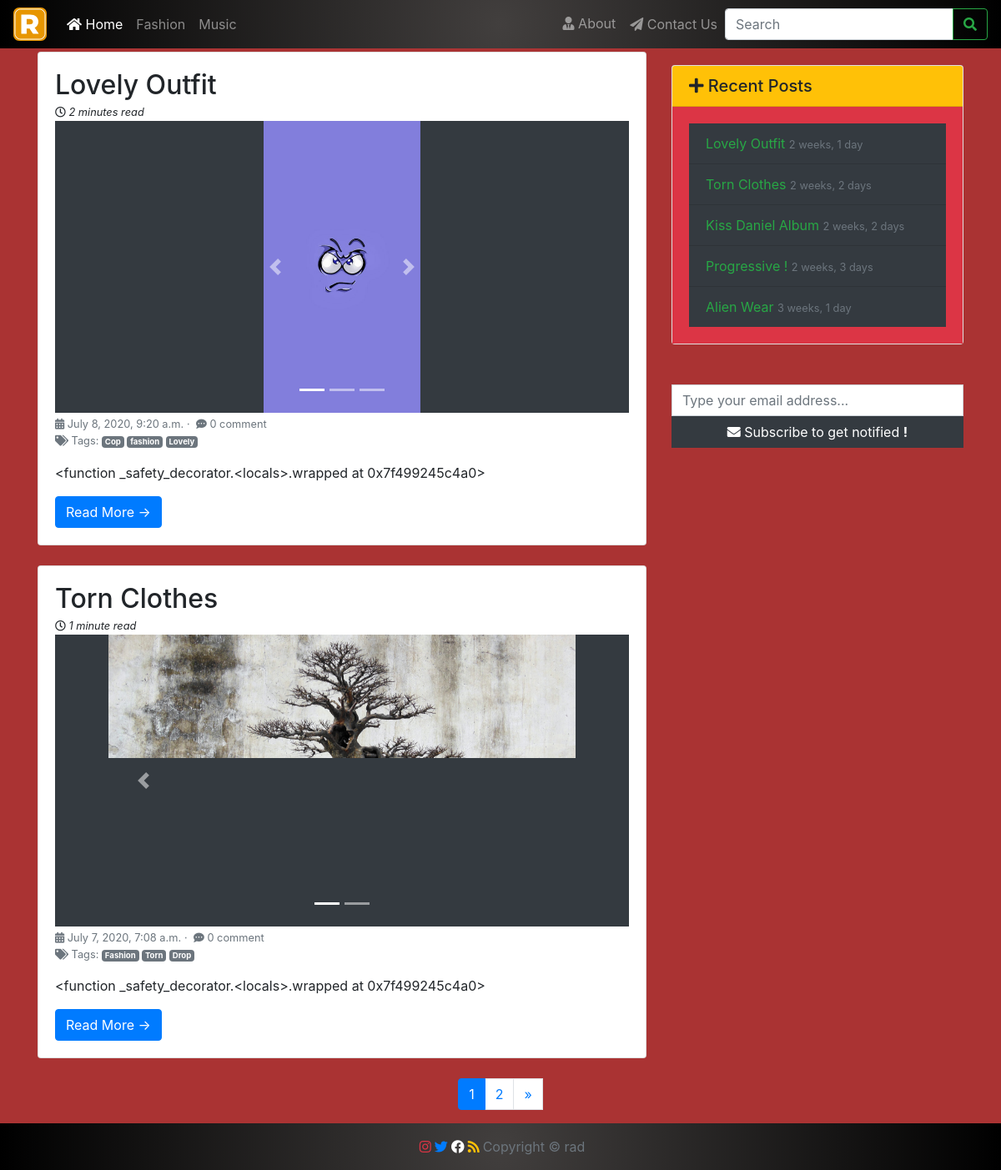
Screenshot of /blog/ with the database file from the repository.
### blog/models.py (models this page shows, shortened)
class Category(MPTTModel):
    name = models.CharField(max_length=25, db_index=True)
    slug = models.SlugField(max_length=50, db_index=True, editable=False, allow_unicode=True)
    parent = TreeForeignKey('self', null=True, blank=True, on_delete=models.CASCADE, related_name='children', db_index=True)
    position = models.PositiveSmallIntegerField(unique=True, db_index=True)
    class MPTTMeta:
        order_insertion_by = ['position']
    class Meta:
        unique_together = ('slug', 'parent',)
        verbose_name_plural = ("Categories")
        ordering = ('name',)
        verbose_name = 'Category'

class Post(models.Model):
    author = models.ForeignKey(User, default=1, on_delete=models.CASCADE, related_name='authorpost')
    category = TreeForeignKey(Category, related_name='postcategory', on_delete=models.CASCADE)
    title = models.CharField(max_length=200)
    body = models.TextField()
    read_time = models.PositiveSmallIntegerField(null=True, blank=True, editable=False,)
    draft = models.BooleanField(default=False)
    slug = models.SlugField(max_length=200, db_index=True, unique=True, editable=False, allow_unicode=True)
    publish_date = models.DateTimeField(auto_now=False, auto_now_add=False, null=True, blank=True)
    timestamp = models.DateTimeField(auto_now_add=True)
    updated = models.DateTimeField(auto_now=True)
    objects = PostManager()
    tags = TaggableManager()
    class Meta:
        ordering = ['-publish_date', '-updated', '-timestamp']
        index_together = (('id', 'slug'),)
    def get_markdown(self):
        return mark_safe(markdown(self.body))
    def get_absolute_url(self):
        return reverse('blog:post_detail', kwargs={"slug":self.slug,})

class Photo(models.Model):
    post = models.ForeignKey(Post, on_delete=models.CASCADE, related_name='photos')
    file = models.ImageField(upload_to=images_directory_path, unique=True, null=True, blank=True)
    timestamp = models.DateTimeField(auto_now_add=True)

### rad/views.py (the view, shortened to what this page needs)
# urls.py: path('blog/', HomeView.as_view(), name='index'),
class HomeView(ListView):
    model = Post
    template_name = "index.html"
    paginate_by = 2
    def get_queryset(self):
        qs = super().get_queryset()
        try:
            tag_slug = self.kwargs["tag"]
        except (KeyError, NameError):
            return qs.published()
        else:
            tag = get_object_or_404(Tag, slug=tag_slug)
            self.tagname = tag.name
            return qs.filter(tags__in=[tag]).published()
    def get_context_data(self, *args, **kwargs):
        context = super().get_context_data(**kwargs)
        try:
            context["title"] = 'Post tagged with "{}"'.format(self.tagname)
        except:
            context["title"] = None
        return context

### rad/forms.py
class EmailPostForm(forms.Form):
    name = forms.CharField(max_length=25, required=True,
        label='<i class="fas fa-user"></i> Name:'
    )
    email = forms.EmailField(required=True,
        label='<i class="fas fa-envelope-square"></i> E-mail:'
    )
    comments = forms.CharField(required=True, widget=forms.Textarea,
        label='<i class="fas fa-comment"></i> Comment:'
    )

### blog/forms.py
class SubscribeForm(forms.Form):
    subscribe_email = forms.EmailField( widget=forms.TextInput(attrs={
        "type":"email",
        "name":"email",
        "id":"email",
        "placeholder": "Type your email address...",
        "class": "rounded-0",
    }), label="")
    class Meta:
        model = Subscriber

### blog/models.py (called while the page is built)
    def published(self):
        now = timezone.now()
        return self.filter(draft=False, publish_date__lte=now)

    def get_queryset(self):
        return PostQuerySet(self.model, using=self._db)

    def published(self):
        return self.get_queryset().published()

### templatetags/extras.py (called while the page is built)
@register.filter
def times(number):
    return range(number)

@register.inclusion_tag('tags/_category_list.html', takes_context=True)
def category_list(context):
    categories = Category.objects.filter(parent=None).order_by('position')
    request = context['request']
    return {'categories': categories, 'request': request}

@register.inclusion_tag('tags/_contact_us.html')
def contact_us():
    return {'form': EmailPostForm()}

@register.inclusion_tag('tags/_side_bar.html')
def side_bar():
    posts = Post.objects.published()[:5]
    return {'posts': posts}

@register.inclusion_tag('tags/_subscriber.html')
def subscribe():
    return {'form': SubscribeForm()}

@register.inclusion_tag('tags/_carousel.html')
def carousel(id):
    post = Post.objects.get(id=id)
    return{'post': post}

### templates/index.html (shortened to what this page needs)
{% extends 'base.html' %}
{% load comments %}
{% load markdown_deux_tags %}
{% load extras %}
{% block content %}
  <div class="container">
    <div class="row">
      <div class="col-lg-8 col-md-7">
        {% for post in post_list %}
        <div class="card mb-4">
          <div class="card-body">
            <h2 class="card-title mb-0">{{ post.title }}</h2>
            <small><em><i class="far fa-clock"></i>{% if post.read_time <= 1 %} 1 minute {% else %} {{ post.read_time }} minutes {% endif %}read </em></small>
            {% if post.photos %}
            <div class='d-flex justify-content-center align-items-center carousel-wrapper w-100 bg-dark'>
              {% if post.photos.count == 1%}
              <img src="{{ post.photos.first.file.url }}" class="img-fluid mw-100 carousel-image">
              {% else %}
              {% carousel post.id %}
              {% endif %}
            </div>
            {% endif %}
            <small class="card-text text-muted"> <i class="fas fa-calendar-alt"></i> {{ post.publish_date}}
              {% get_comment_count for post as comment_count %}
              {% if comment_count %}
              &sdot;&nbsp; <i class="fas fa-comment-dots"></i> {{ comment_count }} comment{{ comment_count|pluralize }}
              {% else %}
              &sdot;&nbsp; <i class="fas fa-comment-dots"></i> 0 comment
              {% endif %}
              <p class="tags">
              {% if post.tag.all.count == 1 %}
              <i class="fas fa-tag"> </i> Tag:
              {% else %}
              <i class="fas fa-tags"> </i> Tags:
              {% endif %}
                {% for tag in post.tags.all %}
                <a href="{% url 'post_by_tag' tag.slug %}" style="text-decoration:none;">
                  <span class="badge badge-secondary">{{ tag.name }}</span>
                </a>
                {% endfor %}
              </p>
            </small>
            <p class="card-text post-body">{{post.get_markdown|truncatewords:50}}</p>
            <a href="{{ post.get_absolute_url }}" class="btn btn-primary">Read More &rarr;</a>
          </div>
        </div>
        {% empty %}
          <p>Post never dey g...
        {% endfor %}
      </div>
      {% side_bar %}
    </div>
  </div>
  <div class="d-none d-md-block">
    {% include 'assests/pagination.html' %}
  </div>
{% endblock  %}

### templates/base.html (shortened to what this page needs)
{% load static %}
<!DOCTYPE html>
<html lang="en">
    <head>
        <link rel="stylesheet" href="{% static 'css/bootstrap.min.css' %}">
        <link rel="stylesheet" href="{% static 'css/base.css' %}">
        <link rel="stylesheet" href="{% static 'css/all.min.css' %}">
    </head>
    <body>
        {% include "assests/navbar.html" %}
        {% block content %}
        {% endblock %}
        <div class="container-fluid footer test py-3 invisible">
            <div class="d-flex justify-content-center align-items-center">
                <a href="http://www.instagram.com" target="_blank"><i class="fab fa-instagram text-danger ml-1"></i></a>
                <a href="http://www.twitter.com" target="_blank"><i class="fab fa-twitter text-primary ml-1"></i></a>
                <a href="http://www.facebook.com" target="_blank"><i class="fab fa-facebook text-white ml-1"></i></a>
                <a href="{% url 'post_feed' %}" target="_blank"><i class="fas fa-rss text-warning ml-1"></i></a>
                <p class="m-0 text-light text-center text-muted ml-1">Copyright &copy; rad</p>
            </div>
        </div>
    </body>
</html>

### templates/assests/navbar.html (shortened to what this page needs)
{% load extras %}
{% load static %}
<nav class="navbar fixed-top navbar-expand-lg navbar-dark test">
    <a class="navbar-brand p-0" href="{% url 'index' %}" style="width:40px;height:40px">{% include 'assests/logo.svg' %}</a>
    <div class="collapse navbar-collapse" id="navbarSupportedContent">
        <ul class="navbar-nav mr-auto">
            <li {% if '/fashion' not in request.path and '/music' not in request.path %}class="nav-item active"{% else %}class="nav-item"{% endif %}>
                <a class="nav-link" href="{% url 'index' %}"><i class="fas fa-home"></i> Home <span class="sr-only">(current)</span></a>
            </li>
            {% category_list %}
        </ul>
        <ul class="navbar-nav ml-auto">
            <li><a href="#" class="nav-link text-decoration-none"><i class="fas fa-user-tie"></i> About</a></li>
            <li>
                <button type="button" class="btn btn-link p-0 text-decoration-none" data-toggle="modal" data-backdrop="static" data-keyboard="false" data-target="#contact-us">
                    <a href="#contact-us" class="nav-link">
                        <i class="fas fa-paper-plane"></i> Contact Us
                    </a>
                </button>
            </li>
        </ul>
        <form action="{% url 'search' %}" class="form-inline my-2 my-lg-0 input-group w-auto">
            <input class="form-control" name=query type="search" placeholder="Search" aria-label="Search">
            <div class="input-group-append">
                <button class="btn btn-outline-success" type="submit" ><i class="fas fa-search"></i></button>
            </div>
        </form>
    </div>
</nav>

### templates/tags/_category_list.html (shortened to what this page needs)
{% load static %}
{% for category in categories %}
{% if category.children.all %}
<li {% if category.slug in request.path and '/tag' not in request.path %}class="nav-item dropdown active"{% else %}class="nav-item dropdown"{% endif %}>
    <a class="nav-link d-inline-block" href="{% url 'blog:post_by_category' category.slug %}">{{ category.name }}</a>
</li>
{% else %}
<li {% if category.slug in request.path %}class="nav-item active"{% else %}class="nav-item dropdown"{% endif %}>
    <a class="nav-link" href="{% url 'blog:post_by_category' category.slug %}">{{ category.name }}</a>
{% endif %}
{% endfor %}

### templates/tags/_contact_us.html (shortened to what this page needs)
{% load crispy_forms_tags %}

### templates/tags/_carousel.html (shortened to what this page needs)
{% load extras %}
<div id="carousel-photos{{ post.id }}" class="carousel slide" data-ride="carousel">
  <ol class="carousel-indicators">
    {% for x in post.photos.count|times %}
    {% if forloop.first %}
    <li data-target="#carousel-photos{{ post.id }}" data-slide-to="{{ forloop.counter0 }}" class="active"></li>
    {% else %}
    <li data-target="#carousel-photos{{ post.id }}" data-slide-to="{{ forloop.counter0 }}"></li>
    {% endif %}
    {% endfor %}
  </ol>
  <div class="carousel-inner">
    {% for photo in post.photos.all %}
    {% if forloop.first %}
    <div class="carousel-item active">
      <img src="{{ photo.file.url }}" class="d-block carousel-image mw-100" alt="...">
    </div>
    {% else %}
    <div class="carousel-item">
      <img src="{{ photo.file.url }}" class="d-block carousel-image mw-100" alt="...">
    </div>
    {% endif %}
    {% endfor %}
  </div>
  <a class="carousel-control-prev" href="#carousel-photos{{ post.id }}" role="button" data-slide="prev">
    <span class="carousel-control-prev-icon" aria-hidden="true"></span>
  </a>
  <a class="carousel-control-next" href="#carousel-photos{{ post.id }}" role="button" data-slide="next">
    <span class="carousel-control-next-icon" aria-hidden="true"></span>
  </a>
</div>

### templates/assests/pagination.html (shortened to what this page needs)
{% if is_paginated %}
    <ul class="pagination justify-content-center">
        {% for page in paginator.page_range %}
        {% if page <= page_obj.number|add:1 and page >= page_obj.number|add:-1 %}
        {% if page_obj.number == page %}
        <li class="page-item active"><a class="page-link" href="?page={{ page }}">{{ page }}</a></li>
        {% else %}
        <li class="page-item"><a class="page-link" href="?page={{ page }}">{{ page }}</a></li>
        {% endif %}
        {% endif %}
        {% endfor %}
        {% if page_obj.has_next %}
        <li><a href="?page={{ page_obj.next_page_number }}" class="page-link" aria-label="Next"> <span aria-hidden="true">&raquo;</span></a></li>
        {% endif %}
    </ul>
{% endif %}

### templates/tags/_side_bar.html (shortened to what this page needs)
{% load extras %}
<div class="col-lg-4 col-md-5 d-none d-md-block mt-3 float-right ">
    <div class="card mb-5">
        <h5 class="card-header bg-warning"><i class="fas fa-plus"></i> Recent Posts</h5>
        <div class="card-body bg-danger">
            <ul class="list-group list-group-flush">
                {% for post in posts %}
                    <li class="list-group-item bg-dark"><a class="card-text text-decoration-none text-success" href="{{ post.get_absolute_url }}"> {{ post.title }}</a>
                    <small class="text-muted">{{ post.publish_date|timesince }}</small></li>
                {% empty %}
                    Nothing
                {% endfor %}
            </ul>
        </div>
    </div>
    {% subscribe %}
</div>

### templates/tags/_subscriber.html (shortened to what this page needs)
{% load crispy_forms_tags %}
<form method="post" id="subscribe_form">
    {{ form | crispy }}
    <button type="submit" class="btn btn-dark rounded-0 w-100 "><i class="fas fa-envelope"></i> Subscribe to get notified <strong>!</strong></button>
</form>

### static/css/base.css (style rules this page uses)
#div_id_subscribe_email { margin: 0px; }
body { background-color: #AA3333; }
.test { background: rgb(66, 63, 62); background: radial-gradient(circle, rgba(66, 63, 62, 1) 0%, rgba(0, 0, 0, 1) 100%); }
@media (min-width: 1200px) { .carousel-wrapper { height: 350px; } }
@media (min-width: 1200px) { .carousel-image { max-height: 350px !important; } }

### rows the page displays
Category: name "Fashion"
Category: name "Music"
Post: title "Lovely Outfit", read_time "2", publish_date "July 8, 2020, 9:20 a.m.", get_markdown "<function _safety_decorator.<locals>.wrapped at 0x7f499245c4a0>", publish_date "2 weeks, 1 day"
Photo: file (picture)
Tag: name "Cop"
Tag: name "fashion"
Tag: name "Lovely"
Post: title "Torn Clothes", read_time "1 minute", publish_date "July 7, 2020, 7:08 a.m.", get_markdown "<function _safety_decorator.<locals>.wrapped at 0x7f499245c4a0>", publish_date "2 weeks, 2 days"
Photo: file (picture)
Tag: name "Fashion"
Tag: name "Torn"
Tag: name "Drop"
Post: title "Kiss Daniel Album", publish_date "2 weeks, 2 days"
Post: title "Progressive !", publish_date "2 weeks, 3 days"
Post: title "Alien Wear", publish_date "3 weeks, 1 day"

### other values shown
{{ page }} "1"
{{ page }} "2"
